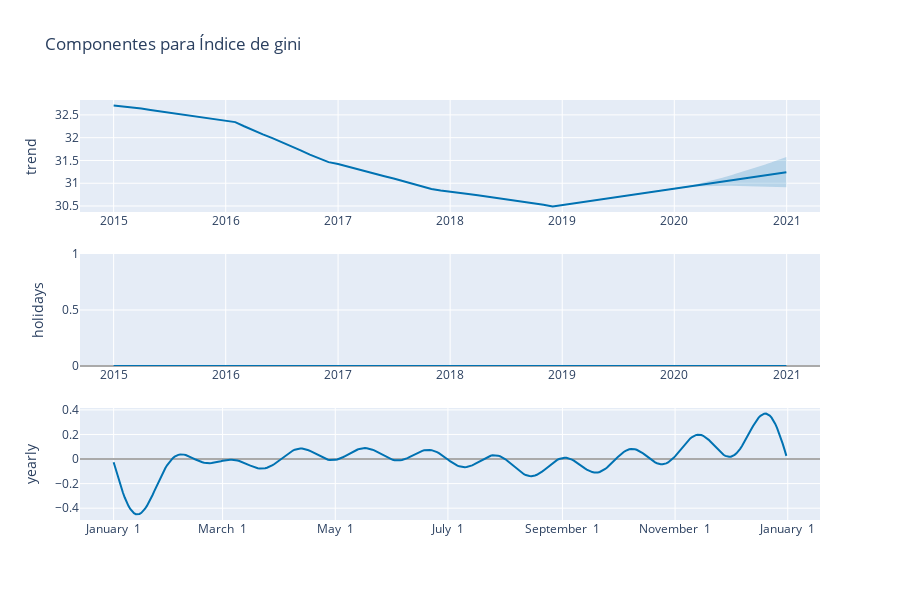

Here is the notebook cell this chart was saved with:
### Code cell
Temp = gini.query("nom_mun == 'Badalona'")[['Periodo', 'Índice de Gini']]
Temp.columns = ['ds', 'y']
analyze(Temp, name = 'Índice de gini', gt_0 = True, max_ = None)

### Figure 1 — Plotly figure (JSON) as saved in the notebook; plotly's stock layout.template omitted (floating-point values rounded to 4 significant figures; data arrays with more than 128 entries replaced by an {"elided": "..."} marker saying what was removed)
{"data": [{"line": {"color": "#0072B2", "width": 2}, "mode": "lines", "name": "trend", "type": "scatter", "x": {"elided": "426 str values"}, "xaxis": "x", "y": {"elided": "426 float values"}, "yaxis": "y"}, {"line": {"color": "rgba(0, 114, 178, 0.2)", "width": 0}, "mode": "lines", "name": "trend_upper", "type": "scatter", "x": {"elided": "426 str values"}, "xaxis": "x", "y": {"elided": "426 float values"}, "yaxis": "y"}, {"fill": "tonexty", "fillcolor": "rgba(0, 114, 178, 0.2)", "line": {"color": "rgba(0, 114, 178, 0.2)", "width": 0}, "mode": "lines", "name": "trend_lower", "type": "scatter", "x": {"elided": "426 str values"}, "xaxis": "x", "y": {"elided": "426 float values"}, "yaxis": "y"}, {"line": {"color": "#0072B2", "width": 2}, "mode": "lines", "name": "holidays", "text": {"elided": "426 str values"}, "type": "scatter", "x": {"elided": "426 str values"}, "xaxis": "x2", "y": {"elided": "426 int values"}, "yaxis": "y2"}, {"line": {"color": "#0072B2", "width": 2}, "mode": "lines", "name": "yearly", "type": "scatter", "x": {"elided": "365 str values"}, "xaxis": "x3", "y": {"elided": "365 float values"}, "yaxis": "y3"}], "layout": {"height": 600, "showlegend": false, "title": {"text": "Componentes para Índice de gini"}, "width": 900, "xaxis": {"anchor": "y", "domain": [0, 1], "range": ["2014-09-13T10:48:00", "2021-04-19T13:12:00"], "type": "date"}, "xaxis2": {"anchor": "y2", "domain": [0, 1], "range": ["2014-09-13T10:48:00", "2021-04-19T13:12:00"], "type": "date"}, "xaxis3": {"anchor": "y3", "domain": [0, 1], "range": ["2016-12-13T18:54:02.958904115", "2018-01-18T11:04:57.863013581"], "tickformat": "%B %e", "type": "date"}, "yaxis": {"anchor": "x", "domain": [0.7333, 1], "rangemode": "normal", "title": {"text": "trend"}, "zerolinecolor": "#AAA"}, "yaxis2": {"anchor": "x2", "domain": [0.3667, 0.6333], "rangemode": "tozero", "title": {"text": "holidays"}, "zerolinecolor": "#AAA"}, "yaxis3": {"anchor": "x3", "domain": [0, 0.2667], "title": {"text": "yearly"}, "zerolinecolor": "#AAA"}}}
